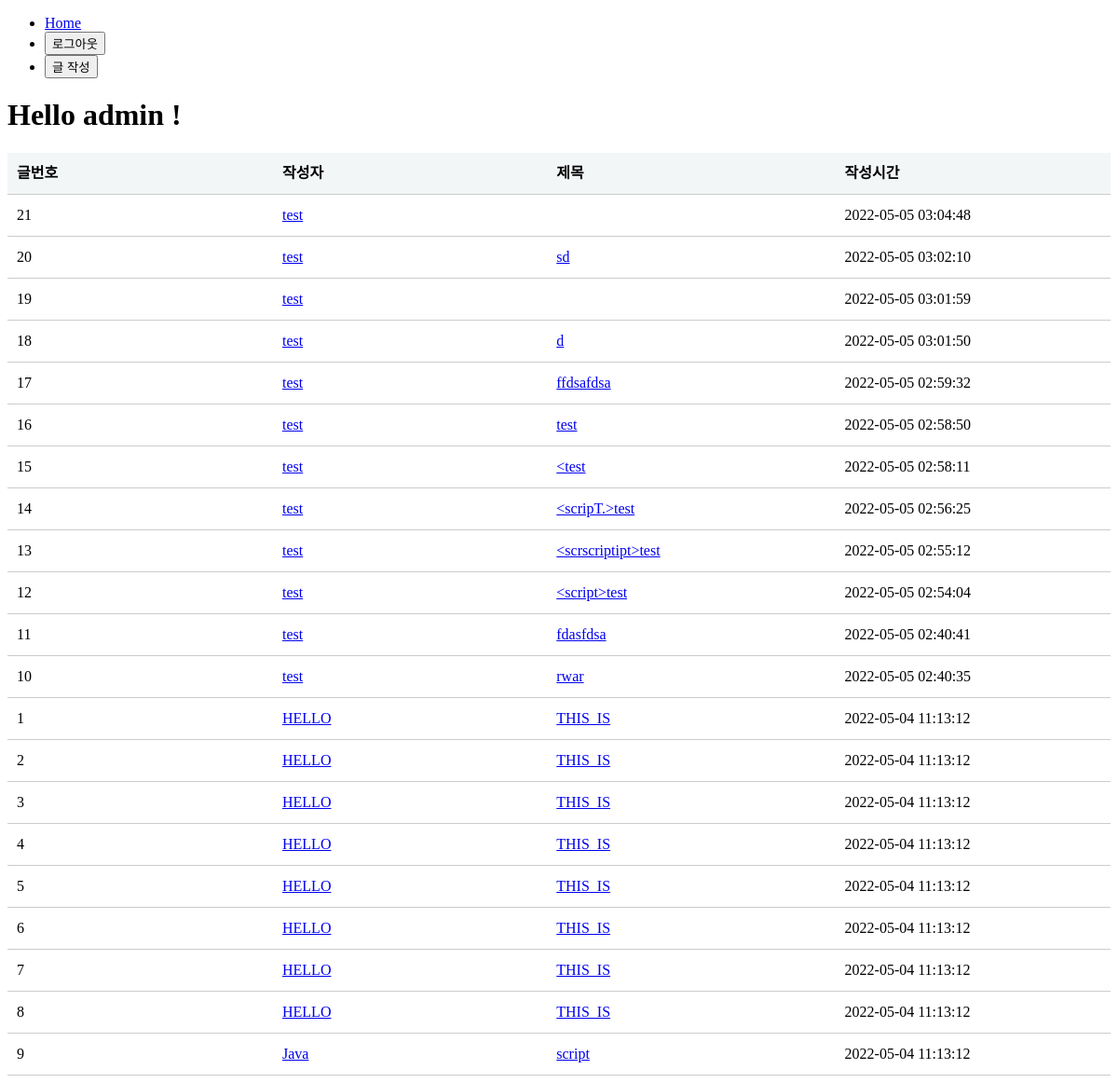
/filter_board (signed in), run on the app's committed database.
### tables this page shows
CREATE TABLE board (
        num INTEGER PRIMARY KEY AUTOINCREMENT,
        id TEXT NOT NULL,title TEXT NOT NULL, 
        content TEXT, 
        reg_date DATETIME DEFAULT (datetime('now','localtime')));

### app.py (the view)
@app.route('/filter_board',methods=['GET'])
def filter_board():
    if 'userid' not in session:
        flash("로그인이 필요합니다!")
        return redirect(url_for('index'))
    error = None
    id = session.get('userid')
    idx = session.get('idx',None)
    conn = dbcon()
    cursor = conn.cursor()
    sql = "SELECT * FROM board ORDER BY reg_date desc"
    cursor.execute(sql)
    data = cursor.fetchall()
    data_list = []
    for obj in data:
        data_dic = {
            'num' : obj[0],
            'id' : obj[1],
            'title' : obj[2],
            'content' : obj[3],
            'time' : obj[4]
        }
        data_list.append(data_dic)
    cursor.close()
    conn.close()
    return render_template('filter_board.html', error=error, name=id, data_list= data_list,idx=idx)

### app.py (called while the page is built)
def dbcon():
    return sqlite3.connect(os.path.dirname(os.path.realpath(__file__))+'/mydb.db')

### templates/filter_board.html (shortened to what this page needs)
<!DOCTYPE html>
<html lang="en" xmlns:float="http://www.w3.org/1999/xhtml">
<head>
</head>
<body>
    <ul>
      <li>        <a href="{{url_for('homepage')}}">Home</a>      </li>
      <li>        <button type="button" onclick="location.href='/logout'"> 로그아웃 </button>      </li>
      <li>        <button type="button" onclick="location.href='/filter_board/write'"> 글 작성 </button>      </li>
    </ul>
    <p>
        <h1> Hello {{name}} ! </h1>
    </p>
    <table class="type09">
        <tr>
            <th>글번호</th>
            <th>작성자</th>
            <th>제목</th>
            <th>작성시간</th>
        </tr>
        {% for obj in data_list%}
        <tbody>
            <tr>
                <td>{{obj.num}}</td>
                <td><a href="/user/{{idx}}">{{obj.id}}</a></td>
                <td><a href="/filter_board/{{obj.num}}">{{obj.title}}</a></td>
                <td>{{obj.time}}</td>
            </tr>
        </tbody>
        {% endfor %}
    </table>
</body>
</html>

### templates/filter_board.html (style rules this page uses)
table.type09 { border-collapse: collapse; text-align: left; line-height: 1.5; }
table.type09 tbody th { width: 150px; padding: 10px; font-weight: bold; vertical-align: top; border-bottom: 1px solid #ccc; background: #f3f6f7; }
table.type09 td { width: 350px; padding: 10px; vertical-align: top; border-bottom: 1px solid #ccc; }

### data on the page
board: num "21", id "test", time "2022-05-05 03:04:48"
board: num "20", id "test", title "sd", time "2022-05-05 03:02:10"
board: num "19", id "test", time "2022-05-05 03:01:59"
board: num "18", id "test", title "d", time "2022-05-05 03:01:50"
board: num "17", id "test", title "ffdsafdsa", time "2022-05-05 02:59:32"
board: num "16", id "test", title "test", time "2022-05-05 02:58:50"
board: num "15", id "test", title "<test", time "2022-05-05 02:58:11"
board: num "14", id "test", title "<scripT.>test", time "2022-05-05 02:56:25"
board: num "13", id "test", title "<scrscriptipt>test", time "2022-05-05 02:55:12"
board: num "12", id "test", title "<script>test", time "2022-05-05 02:54:04"
board: num "11", id "test", title "fdasfdsa", time "2022-05-05 02:40:41"
board: num "10", id "test", title "rwar", time "2022-05-05 02:40:35"
board: num "1", id "HELLO", title "THIS_IS", time "2022-05-04 11:13:12"
board: num "2", id "HELLO", title "THIS_IS", time "2022-05-04 11:13:12"
board: num "3", id "HELLO", title "THIS_IS", time "2022-05-04 11:13:12"
board: num "4", id "HELLO", title "THIS_IS", time "2022-05-04 11:13:12"
board: num "5", id "HELLO", title "THIS_IS", time "2022-05-04 11:13:12"
board: num "6", id "HELLO", title "THIS_IS", time "2022-05-04 11:13:12"
board: num "7", id "HELLO", title "THIS_IS", time "2022-05-04 11:13:12"
board: num "8", id "HELLO", title "THIS_IS", time "2022-05-04 11:13:12"
board: num "9", id "Java", title "script", time "2022-05-04 11:13:12"

### other printed values
{{ name }} "admin"
